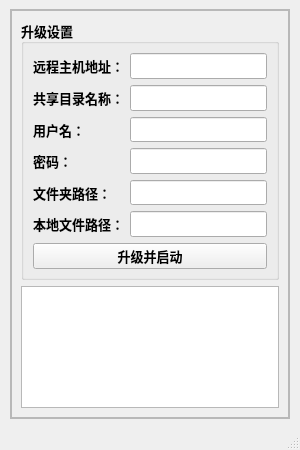
<?xml version="1.0" encoding="UTF-8"?>
<ui version="4.0">
 <class>MainWindow</class>
 <widget class="QMainWindow" name="MainWindow">
  <property name="geometry">
   <rect>
    <x>0</x>
    <y>0</y>
    <width>300</width>
    <height>450</height>
   </rect>
  </property>
  <property name="minimumSize">
   <size>
    <width>300</width>
    <height>450</height>
   </size>
  </property>
  <property name="maximumSize">
   <size>
    <width>300</width>
    <height>450</height>
   </size>
  </property>
  <property name="windowTitle">
   <string>中控升级器</string>
  </property>
  <widget class="QWidget" name="centralwidget">
   <property name="maximumSize">
    <size>
     <width>680</width>
     <height>16777215</height>
    </size>
   </property>
   <layout class="QGridLayout" name="gridLayout">
    <item row="0" column="0">
     <widget class="QFrame" name="frame_2">
      <property name="minimumSize">
       <size>
        <width>200</width>
        <height>0</height>
       </size>
      </property>
      <property name="maximumSize">
       <size>
        <width>280</width>
        <height>16777215</height>
       </size>
      </property>
      <property name="frameShape">
       <enum>QFrame::Shape::StyledPanel</enum>
      </property>
      <property name="frameShadow">
       <enum>QFrame::Shadow::Raised</enum>
      </property>
      <layout class="QGridLayout" name="gridLayout_2">
       <property name="leftMargin">
        <number>0</number>
       </property>
       <property name="topMargin">
        <number>0</number>
       </property>
       <property name="rightMargin">
        <number>0</number>
       </property>
       <property name="bottomMargin">
        <number>0</number>
       </property>
       <item row="0" column="0">
        <widget class="QFrame" name="frame_3">
         <property name="maximumSize">
          <size>
           <width>278</width>
           <height>435</height>
          </size>
         </property>
         <property name="frameShape">
          <enum>QFrame::Shape::StyledPanel</enum>
         </property>
         <property name="frameShadow">
          <enum>QFrame::Shadow::Raised</enum>
         </property>
         <layout class="QGridLayout" name="gridLayout_4">
          <item row="1" column="0">
           <widget class="QTextBrowser" name="textBrowser">
            <property name="readOnly">
             <bool>false</bool>
            </property>
           </widget>
          </item>
          <item row="0" column="0">
           <widget class="QGroupBox" name="groupBox">
            <property name="minimumSize">
             <size>
              <width>0</width>
              <height>260</height>
             </size>
            </property>
            <property name="maximumSize">
             <size>
              <width>16777215</width>
              <height>260</height>
             </size>
            </property>
            <property name="font">
             <font>
              <family>Microsoft YaHei</family>
              <pointsize>10</pointsize>
              <bold>true</bold>
             </font>
            </property>
            <property name="title">
             <string>升级设置</string>
            </property>
            <layout class="QGridLayout" name="gridLayout_3">
             <item row="1" column="1">
              <widget class="QLineEdit" name="lineEdit_share_name">
               <property name="text">
                <string/>
               </property>
              </widget>
             </item>
             <item row="4" column="1">
              <widget class="QLineEdit" name="lineEdit_remote_path">
               <property name="text">
                <string/>
               </property>
              </widget>
             </item>
             <item row="1" column="0">
              <widget class="QLabel" name="label_2">
               <property name="text">
                <string>共享目录名称：</string>
               </property>
              </widget>
             </item>
             <item row="3" column="1">
              <widget class="QLineEdit" name="lineEdit_password"/>
             </item>
             <item row="2" column="1">
              <widget class="QLineEdit" name="lineEdit_username">
               <property name="text">
                <string/>
               </property>
              </widget>
             </item>
             <item row="4" column="0">
              <widget class="QLabel" name="label_5">
               <property name="text">
                <string>文件夹路径：</string>
               </property>
              </widget>
             </item>
             <item row="0" column="1">
              <widget class="QLineEdit" name="lineEdit_remote_host">
               <property name="text">
                <string/>
               </property>
              </widget>
             </item>
             <item row="0" column="0">
              <widget class="QLabel" name="label">
               <property name="text">
                <string>远程主机地址：</string>
               </property>
              </widget>
             </item>
             <item row="2" column="0">
              <widget class="QLabel" name="label_3">
               <property name="text">
                <string>用户名：</string>
               </property>
              </widget>
             </item>
             <item row="3" column="0">
              <widget class="QLabel" name="label_4">
               <property name="text">
                <string>密码：</string>
               </property>
              </widget>
             </item>
             <item row="5" column="0">
              <widget class="QLabel" name="label_6">
               <property name="text">
                <string>本地文件路径：</string>
               </property>
              </widget>
             </item>
             <item row="5" column="1">
              <widget class="QLineEdit" name="lineEdit_local_path">
               <property name="text">
                <string/>
               </property>
              </widget>
             </item>
             <item row="7" column="0" colspan="2">
              <widget class="QPushButton" name="pushButton_update">
               <property name="text">
                <string>升级并启动</string>
               </property>
              </widget>
             </item>
            </layout>
           </widget>
          </item>
         </layout>
        </widget>
       </item>
      </layout>
     </widget>
    </item>
   </layout>
  </widget>
  <widget class="QStatusBar" name="statusbar"/>
 </widget>
 <resources/>
 <connections/>
</ui>
